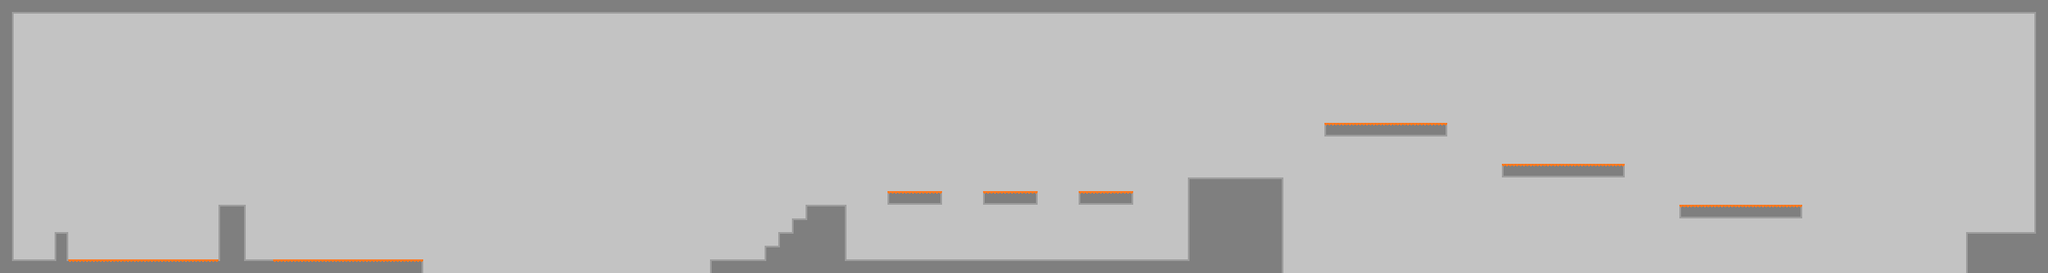

A level layout from a 2D game, rendered from its tile map. Below: a short description, then the map file with tile-grid data replaced by summaries:
An orthogonal 150x20 tile map with 16x16 px tiles, 2 tile layers (background, graphics), 2 tilesets and 25 objects.

<map version="1.0" tiledversion="2018.04.18" orientation="orthogonal" renderorder="left-down" width="150" height="20" tilewidth="16" tileheight="16" infinite="0" nextobjectid="45">
 <tileset firstgid="1" name="Tileset" tilewidth="16" tileheight="16" spacing="2" margin="1" tilecount="924" columns="24">
  <image source="TESTures.png" width="432" height="72" />
 </tileset>
 <tileset firstgid="925" name="Tileset" tilewidth="16" tileheight="16" spacing="2" margin="1" tilecount="924" columns="24">
  <image source="TESTures.png" width="432" height="72" />
 </tileset>
 <layer name="background" width="150" height="20">
  <data>[3000 cells, 3000 non-empty, 17 distinct tile ids]</data>
 </layer>
 <layer name="graphics" width="150" height="20">
  <data>[3000 cells, 3000 non-empty, 8 distinct tile ids]</data>
 </layer>
 <objectgroup name="ground">
  <object id="1" x="2304" y="272" width="96" height="48" />
  <object id="5" x="16" y="304" width="480" height="16" />
  <object id="6" x="832" y="304" width="672" height="16" />
  <object id="8" x="896" y="288" width="96" height="16" />
  <object id="9" x="912" y="272" width="80" height="16" />
  <object id="10" x="928" y="256" width="64" height="16" />
  <object id="11" x="944" y="240" width="48" height="16" />
  <object id="12" x="256" y="240" width="32" height="64" />
  <object id="13" x="64" y="272" width="16" height="32" />
  <object id="33" x="2384" y="0" width="16" height="272" />
  <object id="34" x="0" y="0" width="2384" height="16" />
  <object id="35" x="0" y="16" width="16" height="304" />
  <object id="37" x="1392" y="208" width="112" height="96" />
  <object id="39" x="1552" y="144" width="144" height="16" />
  <object id="40" x="1760" y="192" width="144" height="16" />
  <object id="41" x="1968" y="240" width="144" height="16" />
 </objectgroup>
 <objectgroup name="path" />
 <objectgroup name="turn" />
 <objectgroup name="red gel" />
 <objectgroup name="orange gel">
  <object id="14" x="80" y="304" width="176" height="16" />
  <object id="15" x="320" y="304" width="176" height="16" />
  <object id="25" x="1040" y="224" width="64" height="16" />
  <object id="26" x="1152" y="224" width="64" height="16" />
  <object id="27" x="1264" y="224" width="64" height="16" />
  <object id="42" x="1968" y="240" width="144" height="16" />
  <object id="43" x="1760" y="192" width="144" height="16" />
  <object id="44" x="1552" y="144" width="144" height="16" />
 </objectgroup>
 <objectgroup name="blue gel" />
 <objectgroup name="enemies" />
 <objectgroup name="purple gel" />
 <objectgroup name="green gel" />
 <objectgroup name="cubes" />
 <objectgroup name="goal">
  <object id="38" x="2304" y="272" width="80" height="16" />
 </objectgroup>
 <objectgroup name="gun" />
</map>
